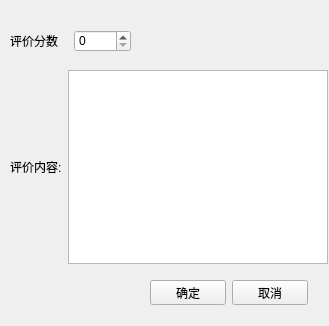
<?xml version="1.0" encoding="UTF-8"?>
<ui version="4.0">
 <class>StudentCommentEdit</class>
 <widget class="QWidget" name="StudentCommentEdit">
  <property name="geometry">
   <rect>
    <x>0</x>
    <y>0</y>
    <width>329</width>
    <height>326</height>
   </rect>
  </property>
  <property name="windowTitle">
   <string>学生评价</string>
  </property>
  <widget class="QWidget" name="">
   <property name="geometry">
    <rect>
     <x>10</x>
     <y>30</y>
     <width>121</width>
     <height>22</height>
    </rect>
   </property>
   <layout class="QHBoxLayout" name="horizontalLayout">
    <item>
     <widget class="QLabel" name="label">
      <property name="text">
       <string>评价分数</string>
      </property>
     </widget>
    </item>
    <item>
     <widget class="QSpinBox" name="scoreSpin">
      <property name="maximum">
       <number>100</number>
      </property>
     </widget>
    </item>
   </layout>
  </widget>
  <widget class="QWidget" name="">
   <property name="geometry">
    <rect>
     <x>10</x>
     <y>70</y>
     <width>318</width>
     <height>194</height>
    </rect>
   </property>
   <layout class="QHBoxLayout" name="horizontalLayout_2">
    <item>
     <widget class="QLabel" name="label_2">
      <property name="text">
       <string>评价内容:</string>
      </property>
     </widget>
    </item>
    <item>
     <widget class="QTextEdit" name="commentEdit"/>
    </item>
   </layout>
  </widget>
  <widget class="QWidget" name="">
   <property name="geometry">
    <rect>
     <x>150</x>
     <y>280</y>
     <width>158</width>
     <height>25</height>
    </rect>
   </property>
   <layout class="QHBoxLayout" name="horizontalLayout_3">
    <item>
     <widget class="QPushButton" name="pushButton">
      <property name="text">
       <string>确定</string>
      </property>
     </widget>
    </item>
    <item>
     <widget class="QPushButton" name="pushButton_2">
      <property name="text">
       <string>取消</string>
      </property>
     </widget>
    </item>
   </layout>
  </widget>
 </widget>
 <resources/>
 <connections/>
</ui>
